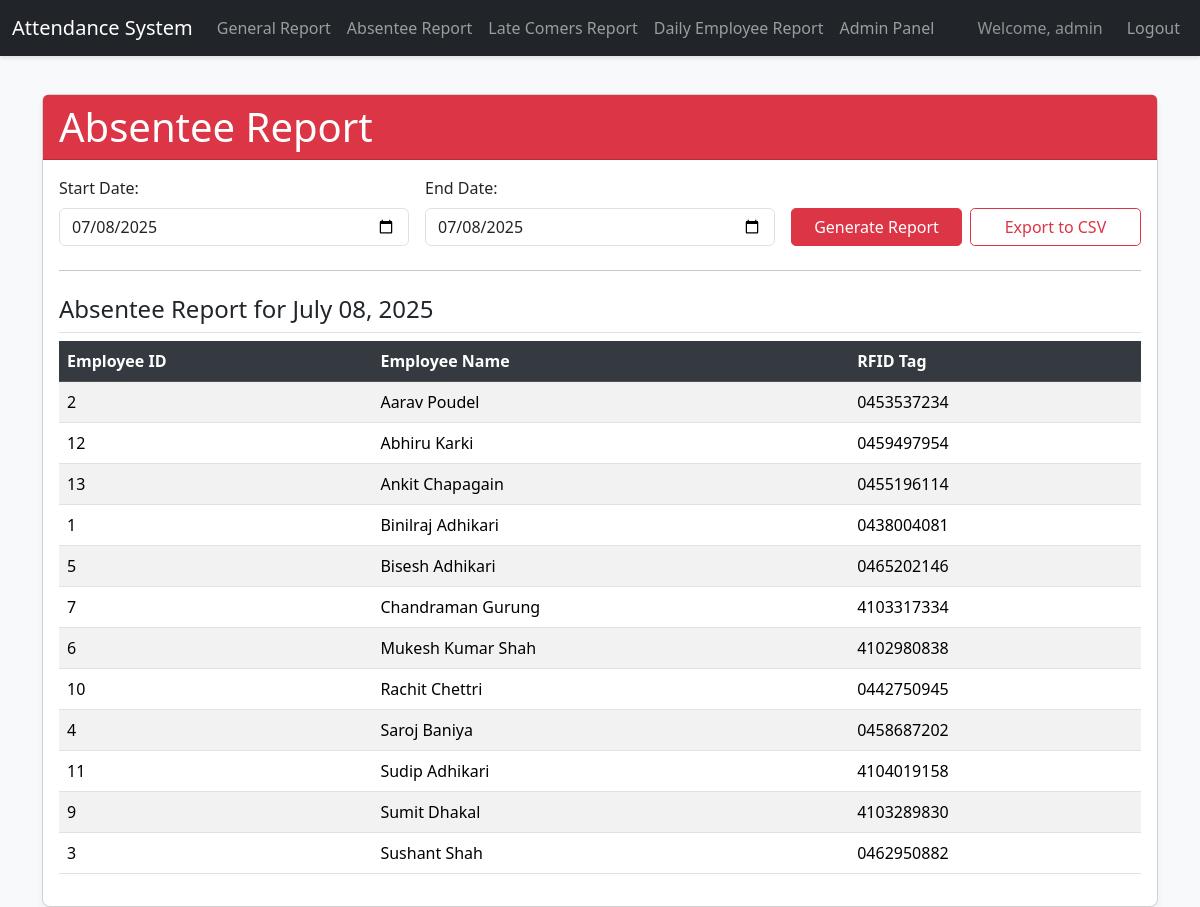
The page /report/absentee/ (signed in) on the database as committed earlier.
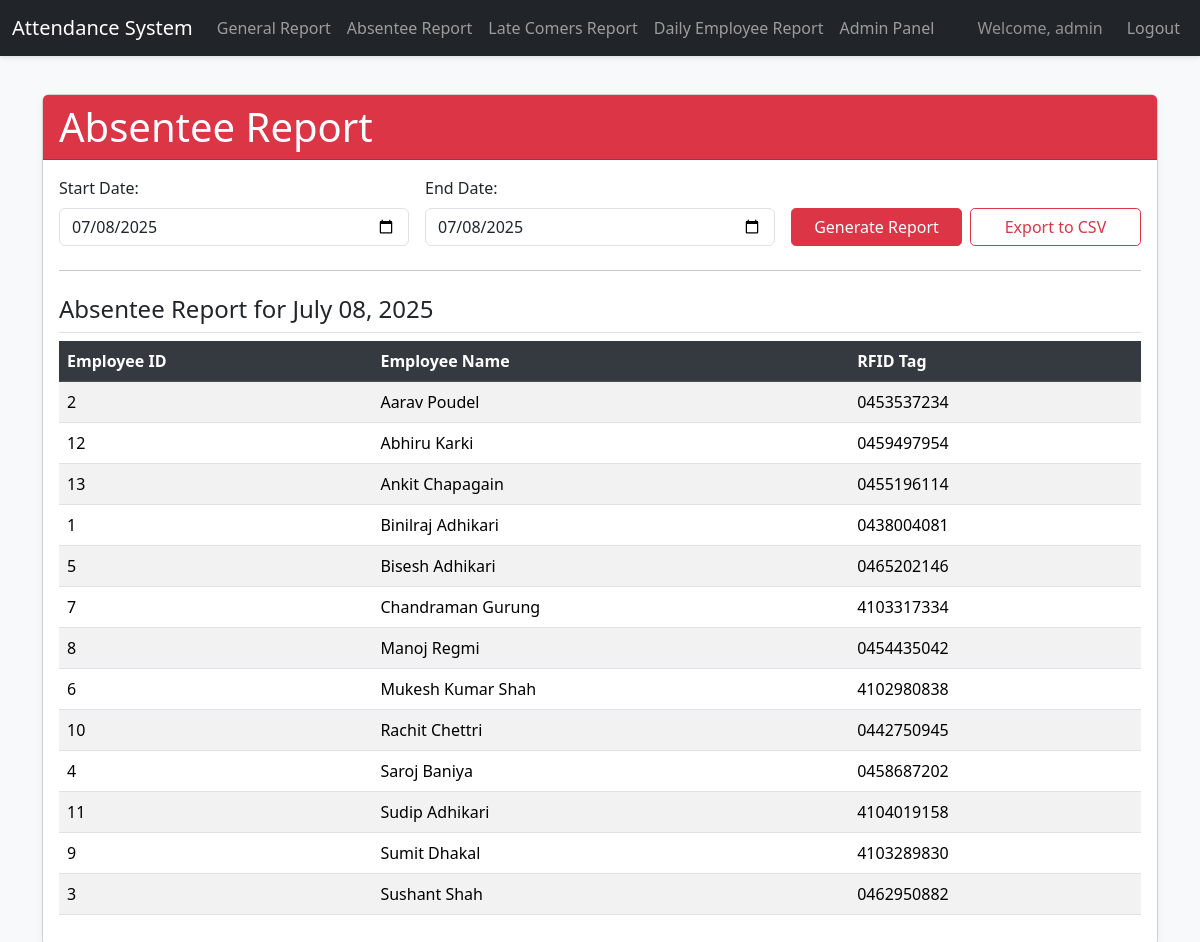
The same page on the database as committed later.
### attendance/models.py (models this page shows, shortened)
class Employee(models.Model):
    employee_id = models.CharField(max_length=50, unique=True)
    name = models.CharField(max_length=100)
    rfid_tag = models.CharField(max_length=50, unique=True, blank=True, null=True)
    class Meta:
        ordering = ['name'] # Order employees by name by default

### attendance/views.py (the view)
# urls.py: path('report/absentee/', views.AbsenteeReportView.as_view(), name='absentee_report'),
class AbsenteeReportView(AdminRequiredMixin, View):
    def get(self, request):
        starting_date_str = request.GET.get('starting_date')
        ending_date_str = request.GET.get('ending_date')
        absentee_data = []
        employees = Employee.objects.all().order_by('name')
        try:
            if starting_date_str:
                start_date = datetime.strptime(starting_date_str, '%Y-%m-%d').date()
            else:
                start_date = date.today()
            if ending_date_str:
                end_date = datetime.strptime(ending_date_str, '%Y-%m-%d').date()
            else:
                end_date = date.today()
        except ValueError:
            print("Invalid date format provided for absentee report. Returning empty.")
            return render(request, 'attendance/absentee_report.html', {
                'absentee_data': [],
                'starting_date': None,
                'ending_date': None,
                'error_message': 'Invalid date format provided.'
            })
        if start_date > end_date:
            start_date, end_date = end_date, start_date
        current_date_iter = start_date
        while current_date_iter <= end_date:
            if current_date_iter.weekday() in WORKING_WEEKDAYS:
                present_employees_ids = AttendanceRecord.objects.filter(
                    timestamp__date=current_date_iter
                ).values_list('employee__id', flat=True).distinct() # Corrected to employee__id
                absent_employees_for_day = employees.exclude(id__in=present_employees_ids)
                absentee_data.append({
                    'date': current_date_iter,
                    'absent_employees': absent_employees_for_day
                })
            else:
                pass # Do nothing for weekends/holidays
            current_date_iter += timedelta(days=1)
        context = {
            'absentee_data': absentee_data,
            'starting_date': start_date,
            'ending_date': end_date
        }
        return render(request, 'attendance/absentee_report.html', context)

### attendance/views.py (called while the page is built)
    def test_func(self):
        return self.request.user.is_staff # Check if the user has staff status

### attendance/templates/attendance/absentee_report.html (shortened to what this page needs)
{% extends 'base.html' %}
{% block content %}
    <div class="card mt-4">
        <div class="card-header bg-danger text-white">
            <h1 class="card-title mb-0">Absentee Report</h1>
        </div>
        <div class="card-body">
            <form method="get" action="{% url 'attendance:absentee_report' %}" class="row g-3 align-items-end">
                <div class="col-md-4">
                    <label for="starting_date" class="form-label">Start Date:</label>
                    <input type="date" id="starting_date" name="starting_date" class="form-control" value="{{ starting_date|date:'Y-m-d'|default:'' }}">
                </div>
                <div class="col-md-4">
                    <label for="ending_date" class="form-label">End Date:</label>
                    <input type="date" id="ending_date" name="ending_date" class="form-control" value="{{ ending_date|date:'Y-m-d'|default:'' }}">
                </div>
                <div class="col-md-4 d-flex align-items-end">
                    <button type="submit" class="btn btn-danger w-100 me-2">Generate Report</button>
                    <a href="{% url 'attendance:export_absentee_csv' %}?starting_date={{ starting_date|date:'Y-m-d'|default:'' }}&ending_date={{ ending_date|date:'Y-m-d'|default:'' }}" class="btn btn-outline-danger w-100">Export to CSV</a>
                </div>
            </form>
            <hr class="my-4">
            {% if error_message %}
                <div class="alert alert-danger mt-3" role="alert">
                    {{ error_message }}
                </div>
            {% elif absentee_data %}
                {% for day_data in absentee_data %}
                    <h4 class="mt-4 border-bottom pb-2">Absentee Report for {{ day_data.date|date:"F d, Y" }}</h4>
                    {% if day_data.absent_employees %}
                        <div class="table-responsive">
                            <table class="table table-striped table-hover">
                                <thead class="table-dark">
                                    <tr>
                                        <th>Employee ID</th>
                                        <th>Employee Name</th>
                                        <th>RFID Tag</th>
                                    </tr>
                                </thead>
                                <tbody>
                                    {% for employee in day_data.absent_employees %}
                                        <tr>
                                            <td>{{ employee.employee_id }}</td>
                                            <td>{{ employee.name }}</td>
                                            <td>{{ employee.rfid_tag|default:"N/A" }}</td>
                                        </tr>
                                    {% endfor %}
                                </tbody>
                            </table>
                        </div>
                    {% else %}
                        <div class="alert alert-success mt-3" role="alert">
                            All employees were present on {{ day_data.date|date:"F d, Y" }}.
                        </div>
                    {% endif %}
                {% endfor %}
            {% else %}
                <div class="alert alert-info mt-3" role="alert">
                    Please select a date range to generate the absentee report.
                </div>
            {% endif %}
        </div>
    </div>
{% endblock content %}

Rows that differ between the two databases and show on the page:
added Employee: employee_id "8", name "Manoj Regmi", rfid_tag "0454435042"
